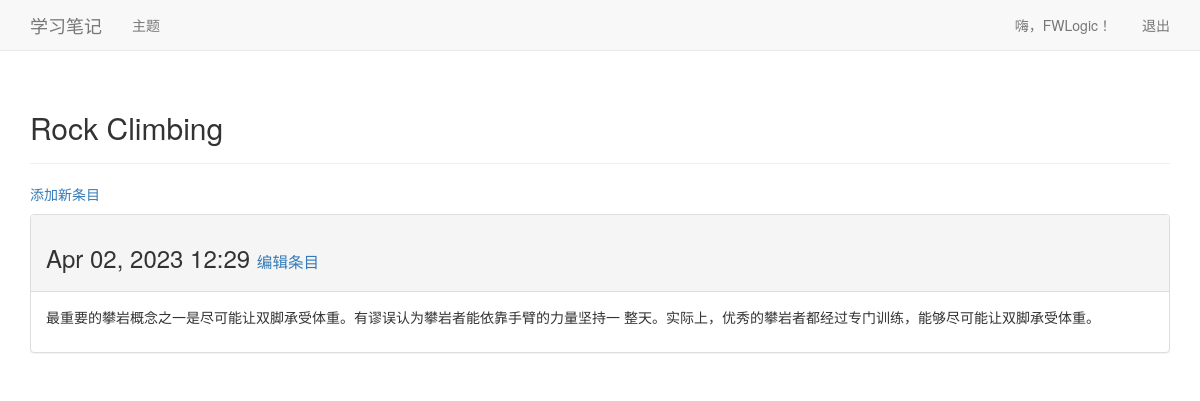
The page /topics/2/ (signed in) on the database its author committed.
### learning_logs/models.py (models this page shows, shortened)
class Topic(models.Model):
    text = models.CharField(max_length=200)
    date_added = models.DateTimeField(auto_now_add=True)
    owner = models.ForeignKey(User, models.CASCADE)
    def __str__(self):
        return self.text

class Entry(models.Model):
    topic = models.ForeignKey(Topic, on_delete=models.CASCADE)
    text = models.CharField(max_length=10000)
    date_added = models.DateTimeField(auto_now_add=True)
    class Meta:
        verbose_name_plural = 'entries'

### learning_logs/views.py (the view)
# urls.py: path('topics/<topic_id>/', views.topic, name='topic'),
@ login_required
def topic(request, topic_id):
    _topic = Topic.objects.get(id=topic_id)
    check_web_owner(request, _topic)
    entries = _topic.entry_set.order_by('-date_added')
    context = {'topic': _topic, 'entries': entries}
    return render(request, 'learning_logs/topic.html', context)

### learning_logs/views.py (called while the page is built)
def check_web_owner(request, web):
    if web.owner != request.user:
        raise Http404

### learning_logs/templates/learning_logs/topic.html
{% extends 'learning_logs/base.html' %}
{% block header %}
    <h2>{{topic}}</h2>
{% endblock header %}
{% block content %}
    <p>
        <a href="{% url 'learning_logs:new_entry' topic.id %}">添加新条目</a>
    </p>
    {% for entry in entries %}
        <div class="panel panel-default">
            <div class="panel-heading">
                <h3>
                    {{entry.date_added|date:'M d, Y H:i'}}
                    <small>
                        <a href="{% url 'learning_logs:edit_entry' entry.id %}">编辑条目</a>
                    </small>
                </h3>
            </div>
            <div class="panel-body">
                {{entry.text|linebreaks}}
            </div>
        </div>
    {% empty %}
        当前主题还没有条目。
    {% endfor %}
{% endblock content %}

### learning_logs/templates/learning_logs/base.html (shortened to what this page needs)
{% load bootstrap3 %}
<html lang="en">
    <head>
        {% bootstrap_css %}
    </head>
    <body>
        <nav class="navbar navbar-default navbar-static-top">
            <div class="container">
                <div class="navbar-header">
                    <a class="navbar-brand" href="{% url 'learning_logs:index' %}">
                        学习笔记
                    </a>
                </div>
                <div id="navbar" class="navbar-collapse collapse">
                    <ul class="nav navbar-nav">
                        <li><a href="{% url 'learning_logs:topics' %}">主题</a></li>
                    </ul>
                    <ul class="nav navbar-nav navbar-right">
                        {% if user.is_authenticated %}
                            <li><a>嗨，{{ user.username }}！</a></li>
                            <li><a href="{% url 'users:logout' %}">退出</a></li>
                        {% else %}
                            <li><a href="{% url 'users:register' %}">注册</a></li>
                            <li><a href="{% url 'users:login' %}">登录</a></li>
                        {% endif %}
                    </ul>
                </div>
            </div>
        </nav>
        <div class="container">
            <div class="page-header">
                {% block header %}{% endblock header %}
            </div>
            <div>
                {% block content %}{% endblock content %}
            </div>
        </div>
    </body>
</html>

### rows shown on the page
Topic: text "Rock Climbing"
Entry: date_added "Apr 02, 2023 12:29", text "最重要的攀岩概念之一是尽可能让双脚承受体重。有谬误认为攀岩者能依靠手臂的力量坚持一 整天。实际上，优秀的攀岩者都经过专门训练，能够尽可能让双脚承受体重。"

### other values the page prints
{{ user.username }} "FWLogic"
